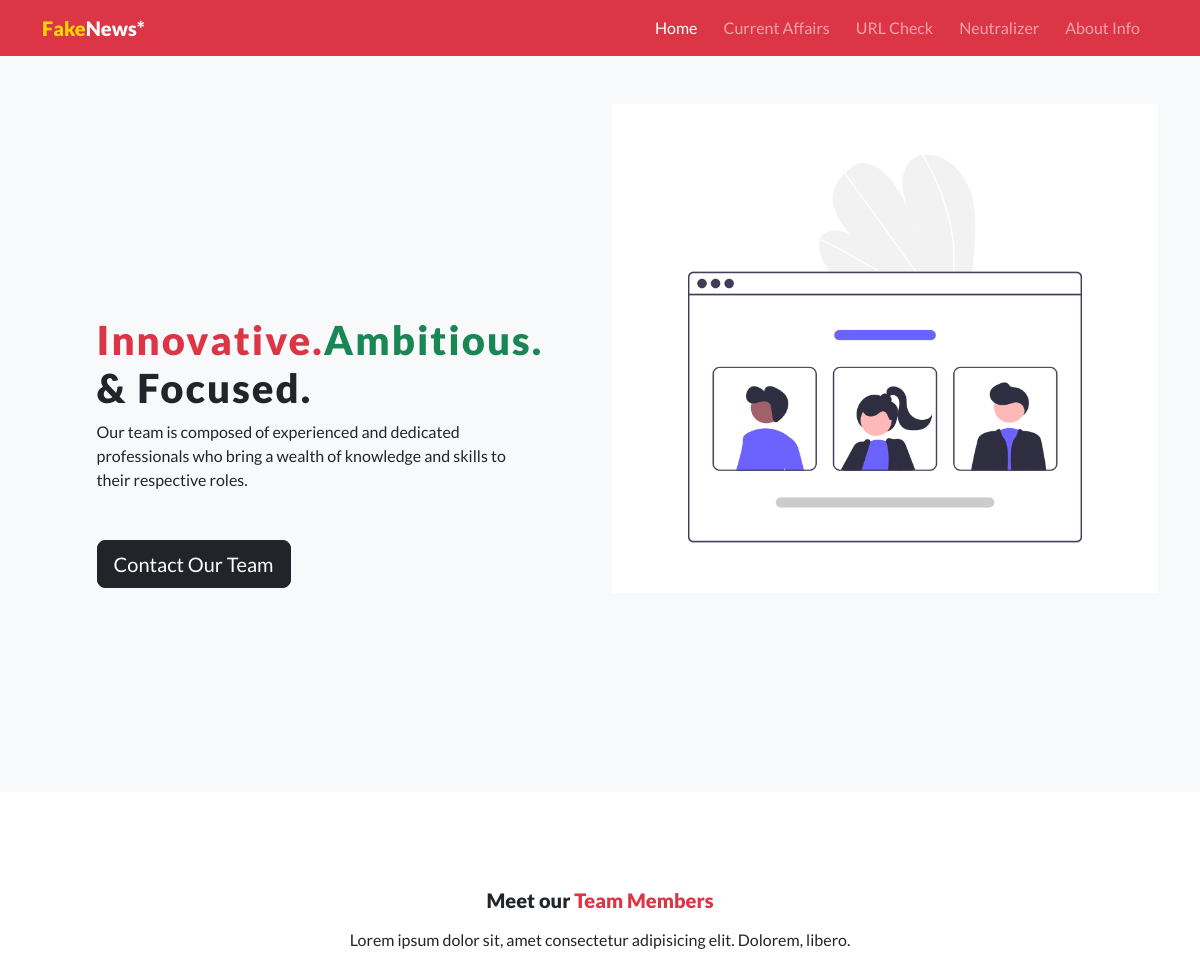
The page /info/ on the database as committed earlier.
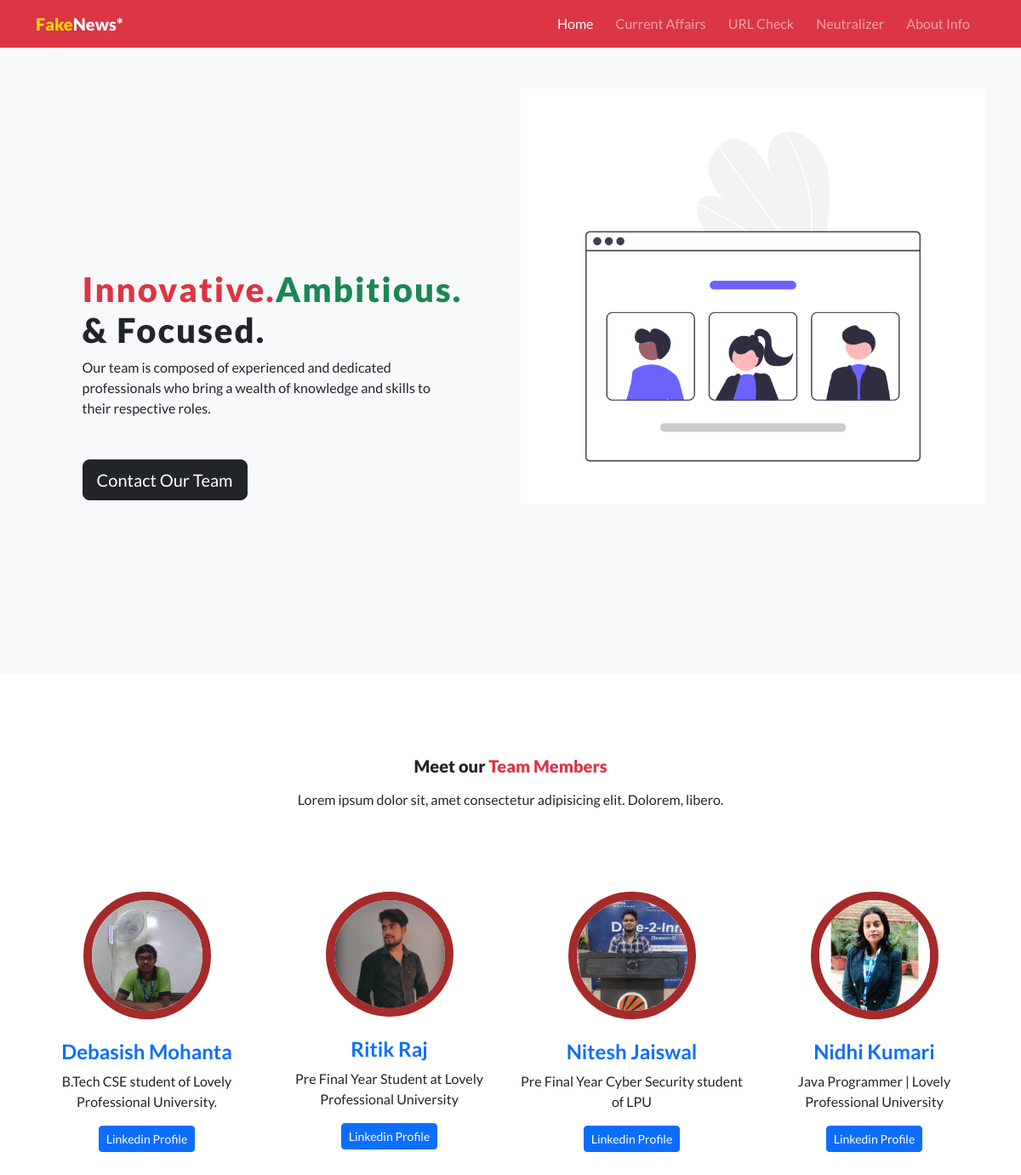
The same page on the database as committed later.
### detector/models.py (models this page shows, shortened)
class Team(models.Model):
    name = models.CharField(max_length=100)
    bio = models.TextField()
    linkedin = models.URLField(default="https://www.linkedin.com/feed/")

### detector/views.py (the view)
# urls.py: path("info/",views.info,name="info"),
def info(request):
    teams = Team.objects.all()
    context = {
        "teams": teams
    }
    return render(request,"info.html",context)

### detector/templates/info.html (shortened to what this page needs)
{% extends 'base.html' %}
{% load static %}
{% block body %}
    <main class="bg-light">
        <div class="container">
            <div class="row">
                <div class="col mt-3 d-grid align-items-center" style="height: 90vh;">
                    <div style="width: 80%; margin: 0 auto;">
                        <div style="width: 200px;" class="ms-3 mb-3">
                        </div>
                        <h1 style="font-weight: 900; letter-spacing: 2px;"><span class="text-danger">Innovative.</span><span class="text-success">Ambitious.</span><br> & Focused.</h1>
                        <p class="">Our team is composed of experienced and dedicated professionals who bring a wealth of knowledge and skills to their respective roles.</p>
                        <div class="mt-5">
                            <a href="" class="btn btn-lg btn-dark pb-2 border-radius-0">Contact Our Team</a>
                        </div>
                    </div>
                </div>
                <div class="col pt-5">
                    <img src="{% static 'images/team.png' %}" alt="" class="img-fluid">
                </div>
            </div>
        </div>
    </main>
    <section>
        <div class="container py-5 mt-5">
            <h5 class="text-center mb-3" style="font-weight: 900;">Meet our <span class="text-danger">Team Members</span></h5>
            <p class="text-center mb-5">Lorem ipsum dolor sit, amet consectetur adipisicing elit. Dolorem, libero.</p>
            <div class="row pt-5">
                {% for team in teams %}
                    <div class="col-3">
                        <div class="mx-auto mb-4" style="width:150px;">
                            <img src="/static/team/{{team.id}}.jpg" alt="" class="img-fluid" style="border-radius: 50%; border: 10px solid brown;">
                        </div>
                        <div>
                            <h4 class="text-center text-primary" style="font-weight: bold;">{{team.name}}</h4>
                            <p class="text-center">{{team.bio}}</p>
                        </div>
                        <div class="text-center">
                            <a href="{{team.url}}" target="_blank" class="btn btn-sm btn-primary">Linkedin Profile</a>
                        </div>
                    </div>
                {% endfor %}
            </div>
        </div>
    </section>
{% endblock %}

### detector/templates/base.html (shortened to what this page needs)
{% load static %}
<!DOCTYPE html>
<html lang="en">
<head>
    <link href="https://cdn.jsdelivr.net/npm/bootstrap@5.3.0-alpha3/dist/css/bootstrap.min.css" rel="stylesheet">
    <link rel="stylesheet" href="{% static 'css/styles.css' %}">
</head>
<body>
    <nav class="navbar navbar-expand-lg bg-danger navbar-dark">
        <div class="container">
          <a class="navbar-brand" href="{% url 'index' %}" style="font-weight: 900;"><span style="color:gold">Fake</span><span class="text-light">News*</span></a>
          <div class="collapse navbar-collapse" id="navbarSupportedContent">
            <ul class="navbar-nav ms-auto mb-2 mb-lg-0">
              <li class="nav-item">
                <a class="nav-link" aria-current="page" href="{% url 'index' %}">Home</a>
              </li>
              <li class="nav-item">
                <a class="nav-link" href="{% url 'current' %}">Current Affairs</a>
              </li>
              <li class="nav-item">
                <a class="nav-link" href="{% url 'grover' %}">URL Check</a>
              </li>
              <li class="nav-item">
                <a class="nav-link" href="{% url 'neutralizer' %}">Neutralizer</a>
              </li>
              <li class="nav-item">
                <a class="nav-link" href="{% url 'info' %}">About Info</a>
              </li>
            </ul>
          </div>
        </div>
    </nav>
    {% block body %}
    {% endblock %}
</body>
</html>

### detector/static/css/styles.css (style rules this page uses)
* { margin: 0; padding: 0; box-sizing: border-box; }
body { font-family: 'Lato', sans-serif; }

### detector/templates/base.html (style rules this page uses)
.nav-item { margin-right: 10px; }

Rows that differ between the two databases and show on the page:
added Team: shows a picture, name "Debasish Mohanta", bio "B.Tech CSE student of Lovely Professional University."
added Team: shows a picture, name "Ritik Raj", bio "Pre Final Year Student at Lovely Professional University"
added Team: shows a picture, name "Nitesh Jaiswal", bio "Pre Final Year Cyber Security student of LPU"
added Team: shows a picture, name "Nidhi Kumari", bio "Java Programmer | Lovely Professional University"
